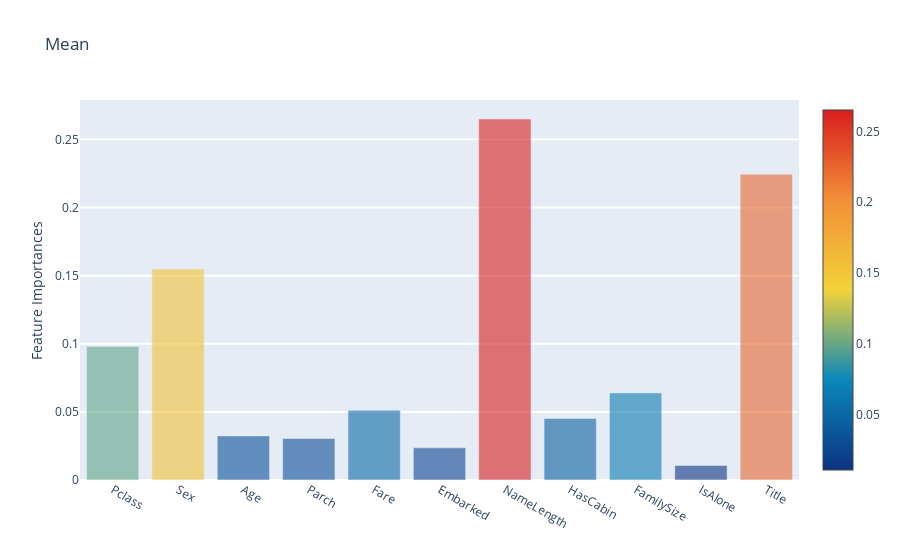

Notebook code cell kept with this figure:
### Code cell
plot_feature_importances_bar(MEAN)

### Figure 1 — Plotly figure (JSON) as saved in the notebook; plotly's stock layout.template omitted (floating-point values rounded to 4 significant figures)
{"data": [{"marker": {"color": [0.09804, 0.1549, 0.0324, 0.03048, 0.05115, 0.02362, 0.2651, 0.04515, 0.06396, 0.01066, 0.2245], "colorscale": [[0, "rgb(12,51,131)"], [0.25, "rgb(10,136,186)"], [0.5, "rgb(242,211,56)"], [0.75, "rgb(242,143,56)"], [1, "rgb(217,30,30)"]], "reversescale": false, "showscale": true}, "opacity": 0.6, "type": "bar", "x": ["Pclass", "Sex", "Age", "Parch", "Fare", "Embarked", "NameLength", "HasCabin", "FamilySize", "IsAlone", "Title"], "y": [0.09804, 0.1549, 0.0324, 0.03048, 0.05115, 0.02362, 0.2651, 0.04515, 0.06396, 0.01066, 0.2245]}], "layout": {"autosize": true, "hovermode": "closest", "showlegend": false, "title": {"text": "Mean"}, "yaxis": {"gridwidth": 2, "ticklen": 5, "title": {"text": "Feature Importances"}}}}
